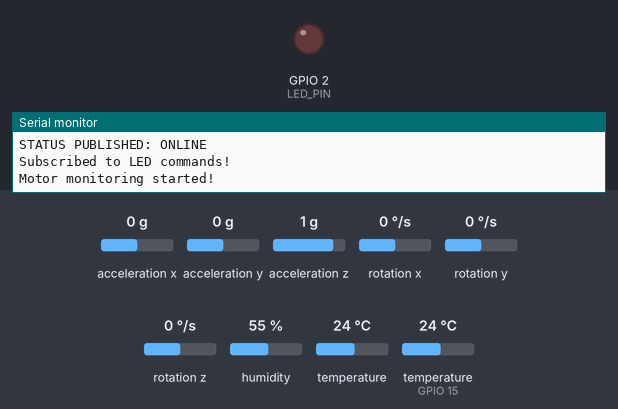
Recording of a sketch running on a simulated ESP32. Parts: output pins drawn as LEDs (lit = HIGH), the last lines printed to the serial monitor. The inputs (shaded band) are chosen by the test bench; at power-on: acceleration x 0 g, acceleration y 0 g, acceleration z 1 g, rotation x 0 °/s, rotation y 0 °/s, rotation z 0 °/s, humidity 55 %, temperature 24 °C, temperature (sensor on GPIO 15) 24 °C. WiFi joins after 1.5 s; servers stay silent unless stated; the local clock reads 2024-03-15 10:24:30 at power-on unless the sketch sets it; no MQTT or app messages arrive unless stated.

Above: at 2.7 s.
2.8 s: acceleration x set to -0.8 g
6.5 s: acceleration x set to -1.1 g
At 10.8 s:
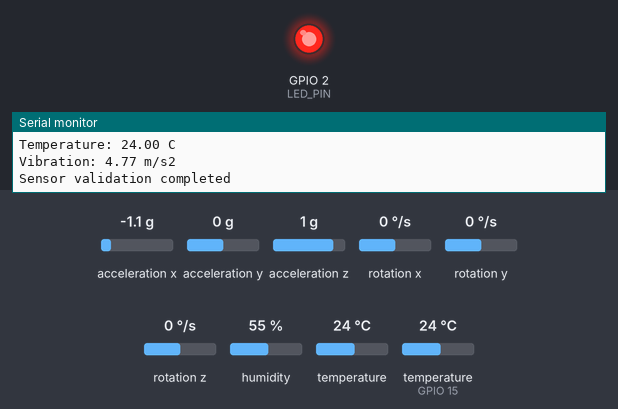
Timing chart, 0 to 12.3 s (numbered marks = the images above; inputs shaded):
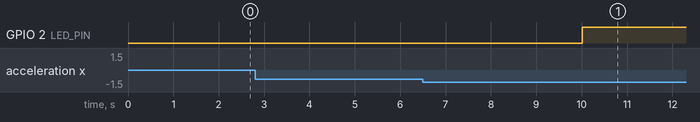

The sketch:

sketch.ino
```cpp
#include <WiFi.h>
#include <WiFiClientSecure.h>
#include <PubSubClient.h>
#include <DHT.h>
#include <Wire.h>
#include <Adafruit_MPU6050.h>
#include <Adafruit_Sensor.h>
#include <math.h>
#include <time.h>

// ===== WIFI =====
const char* WIFI_SSID = "Wokwi-GUEST";
const char* WIFI_PASSWORD = "";

// ===== EMQX CLOUD =====
const char* MQTT_SERVER = "youremqxhost";
const int MQTT_PORT = 8883;

const char* MQTT_USERNAME = "your username";
const char* MQTT_PASSWORD = "your password";
const char* MQTT_CLIENT_ID = "clientid";

// ===== CA CERTIFICATE =====
static const char MQTT_CA[] = R"EOF(
-----BEGIN CERTIFICATE-----
MIIDjjCCAnagAwIBAgIQAzrx5qcRqaC7KGSxHQn65TANBgkqhkiG9w0BAQsFADBh
MQswCQYDVQQGEwJVUzEVMBMGA1UEChMMRGlnaUNlcnQgSW5jMRkwFwYDVQQLExB3
d3cuZGlnaWNlcnQuY29tMSAwHgYDVQQDExdEaWdpQ2VydCBHbG9iYWwgUm9vdCBH
MjAeFw0xMzA4MDExMjAwMDBaFw0zODAxMTUxMjAwMDBaMGExCzAJBgNVBAYTAlVT
MRUwEwYDVQQKEwxEaWdpQ2VydCBJbmMxGTAXBgNVBAsTEHd3dy5kaWdpY2VydC5j
b20xIDAeBgNVBAMTF0RpZ2lDZXJ0IEdsb2JhbCBSb290IEcyMIIBIjANBgkqhkiG
9w0BAQEFAAOCAQ8AMIIBCgKCAQEAuzfNNNx7a8myaJCtSnX/RrohCgiN9RlUyfuI
2/Ou8jqJkTx65qsGGmvPrC3oXgkkRLpimn7Wo6h+4FR1IAWsULecYxpsMNzaHxmx
1x7e/dfgy5SDN67sH0NO3Xss0r0upS/kqbitOtSZpLYl6ZtrAGCSYP9PIUkY92eQ
q2EGnI/yuum06ZIya7XzV+hdG82MHauVBJVJ8zUtluNJbd134/tJS7SsVQepj5Wz
tCO7TG1F8PapspUwtP1MVYwnSlcUfIKdzXOS0xZKBgyMUNGPHgm+F6HmIcr9g+UQ
vIOlCsRnKPZzFBQ9RnbDhxSJITRNrw9FDKZJobq7nMWxM4MphQIDAQABo0IwQDAP
BgNVHRMBAf8EBTADAQH/MA4GA1UdDwEB/wQEAwIBhjAdBgNVHQ4EFgQUTiJUIBiV
5uNu5g/6+rkS7QYXjzkwDQYJKoZIhvcNAQELBQADggEBAGBnKJRvDkhj6zHd6mcY
1Yl9PMWLSn/pvtsrF9+wX3N3KjITOYFnQoQj8kVnNeyIv/iPsGEMNKSuIEyExtv4
NeF22d+mQrvHRAiGfzZ0JFrabA0UWTW98kndth/Jsw1HKj2ZL7tcu7XUIOGZX1NG
Fdtom/DzMNU+MeKNhJ7jitralj41E6Vf8PlwUHBHQRFXGU7Aj64GxJUTFy8bJZ91
8rGOmaFvE7FBcf6IKshPECBV1/MUReXgRPTqh5Uykw7+U0b6LJ3/iyK5S9kJRaTe
pLiaWN0bfVKfjllDiIGknibVb63dDcY3fe0Dkhvld1927jyNxF1WW6LZZm6zNTfl
MrY=
-----END CERTIFICATE-----

)EOF";


const bool TEST_INVALID_TEMPERATURE = false;

// ===== MQTT TOPICS =====
const char* TOPIC_STATUS = "factory/motor/status";
const char* TOPIC_TEMP = "factory/motor/temperature";
const char* TOPIC_VIB = "factory/motor/vibration";
const char* TOPIC_COMMAND = "factory/motor/command";

// ===== PINS =====
#define DHT_PIN 15
#define LED_PIN 2
#define SDA_PIN 21
#define SCL_PIN 22

// ===== THRESHOLDS =====
const float TEMP_LIMIT = 40.0;
const float VIB_LIMIT = 4.0;

// ===== SENSORS =====
DHT dht(DHT_PIN, DHT22);
Adafruit_MPU6050 mpu;
bool mpuReady = false;

// ===== MQTT =====
WiFiClientSecure espClient;
PubSubClient mqttClient(espClient);

unsigned long lastSensorRead = 0;
const unsigned long SENSOR_INTERVAL = 5000;

// ===== LED CONTROL =====
bool manualLedOn = false;
bool automaticAlert = false;

void updateLED() {
  bool ledOn = manualLedOn || automaticAlert;

  digitalWrite(LED_PIN, ledOn ? HIGH : LOW);

  Serial.print("LED: ");
  Serial.println(ledOn ? "ON" : "OFF");
}

// ===== RECEIVE NODE-RED COMMANDS =====
void mqttCallback(char* topic, byte* payload, unsigned int length) {

  if (String(topic) != TOPIC_COMMAND) {
    return;
  }

  String command = "";

  for (unsigned int i = 0; i < length; i++) {
    command += (char)payload[i];
  }

  command.trim();
  command.toUpperCase();

  Serial.print("Command received from Node-RED: ");
  Serial.println(command);

  if (command == "ON") {
    manualLedOn = true;
  }
  else if (command == "OFF") {
    manualLedOn = false;
  }
  else {
    Serial.println("Unknown command!");
    return;
  }

  updateLED();
}

// ===== WIFI =====
void connectWiFi() {
  Serial.print("Connecting to WiFi");

  WiFi.mode(WIFI_STA);
  WiFi.begin(WIFI_SSID, WIFI_PASSWORD);

  while (WiFi.status() != WL_CONNECTED) {
    delay(500);
    Serial.print(".");
  }

  Serial.println();
  Serial.println("WiFi connected!");
}

// ===== CLOCK SYNCHRONIZATION =====
bool synchronizeClock() {
  Serial.print("Synchronizing time");

  configTime(0, 0, "pool.ntp.org", "time.google.com");

  unsigned long start = millis();

  while (time(nullptr) < 1700000000L &&
         millis() - start < 20000) {
    delay(500);
    Serial.print(".");
  }

  if (time(nullptr) < 1700000000L) {
    Serial.println(" FAILED!");
    return false;
  }

  Serial.println(" OK!");
  return true;
}

// ===== MQTT =====
void connectMQTT() {
  while (!mqttClient.connected()) {

    if (WiFi.status() != WL_CONNECTED) {
      connectWiFi();
    }

    Serial.print("Connecting to EMQX...");

    bool connected = mqttClient.connect(
      MQTT_CLIENT_ID,
      MQTT_USERNAME,
      MQTT_PASSWORD,
      TOPIC_STATUS,
      1,
      true,
      "OFFLINE"
    );

    if (connected) {
      Serial.println("connected!");

      mqttClient.publish(
        TOPIC_STATUS,
        "ONLINE",
        true
      );

      Serial.println("STATUS PUBLISHED: ONLINE");

      if (mqttClient.subscribe(TOPIC_COMMAND)) {
        Serial.println("Subscribed to LED commands!");
      } else {
        Serial.println("Failed to subscribe to commands!");
      }

    } else {
      Serial.print("FAILED. MQTT state = ");
      Serial.println(mqttClient.state());
      delay(5000);
    }
  }
}

// ===== TEMPERATURE AND VIBRATION =====
void readSensors() {

  // Normal DHT22 reading
  float temperature = dht.readTemperature();

  // ===== NEW: SIMULATE SENSOR FAILURE =====
  if (TEST_INVALID_TEMPERATURE) {
    temperature = NAN;
    Serial.println("TEST: DHT22 failure simulated");
  }

  // ===== TEMPERATURE VALIDATION =====
  bool tempValid =
    isfinite(temperature) &&
    temperature >= -40.0 &&
    temperature <= 80.0;

  // ===== MPU6050 =====
  float vibration = NAN;

  if (mpuReady) {
    sensors_event_t a, g, temp;
    mpu.getEvent(&a, &g, &temp);

    float x = a.acceleration.x;
    float y = a.acceleration.y;
    float z = a.acceleration.z;

    float magnitude = sqrt(x*x + y*y + z*z);
    vibration = fabs(magnitude - 9.81);
  }

  bool vibValid =
    isfinite(vibration) &&
    vibration >= 0 &&
    vibration <= 100;

  // ===== AUTOMATIC LED =====
  bool alert =
    !tempValid ||
    !vibValid ||
    (tempValid && temperature >= TEMP_LIMIT) ||
    (vibValid && vibration >= VIB_LIMIT);

  automaticAlert = alert;
  updateLED();

  // ===== SERIAL MONITOR =====
  Serial.println("------------------------");

  if (tempValid) {
    Serial.print("Temperature: ");
    Serial.print(temperature);
    Serial.println(" C");
  } else {
    Serial.println("Temperature: SENSOR ERROR");
  }

  if (vibValid) {
    Serial.print("Vibration: ");
    Serial.print(vibration);
    Serial.println(" m/s2");
  } else {
    Serial.println("Vibration: SENSOR ERROR");
  }

  // ===== PUBLISH TO EMQX =====
  if (mqttClient.connected()) {
    char message[20];

    if (tempValid) {
      snprintf(message, sizeof(message), "%.2f", temperature);
      mqttClient.publish(TOPIC_TEMP, message);
    } else {
      Serial.println(
        "Invalid temperature: MQTT publish skipped"
      );
    }

    if (vibValid) {
      snprintf(message, sizeof(message), "%.2f", vibration);
      mqttClient.publish(TOPIC_VIB, message);
    } else {
      Serial.println(
        "Invalid vibration: MQTT publish skipped"
      );
    }

    Serial.println("Sensor validation completed");
  }
}

// ===== SETUP =====
void setup() {
  Serial.begin(115200);

  pinMode(LED_PIN, OUTPUT);
  digitalWrite(LED_PIN, LOW);

  dht.begin();

  Wire.begin(SDA_PIN, SCL_PIN);
  mpuReady = mpu.begin();

  if (mpuReady) {
    Serial.println("MPU6050 ready!");
  } else {
    Serial.println("MPU6050 not detected!");
  }

  connectWiFi();

  // ===== TLS CERTIFICATE VERIFICATION =====
  if (!synchronizeClock()) {
    Serial.println("TLS setup stopped: invalid clock.");
    while (true) {
      delay(1000);
    }
  }

  espClient.setCACert(MQTT_CA);

  mqttClient.setServer(MQTT_SERVER, MQTT_PORT);
  mqttClient.setKeepAlive(60);
  mqttClient.setCallback(mqttCallback);

  connectMQTT();

  Serial.println("Motor monitoring started!");
}

// ===== LOOP =====

void loop() {

  // ===== WIFI INTERRUPTION TEST =====
  static bool testDone = false;

  // Start test once, after 20 seconds
  if (!testDone && millis() >= 20000 &&
      mqttClient.connected()) {

    testDone = true;

    Serial.println("TEST: WiFi disconnected!");

    // Turn off the ESP32 WiFi
    WiFi.disconnect(true);

    // Keep WiFi off long enough for MQTT Last Will
    delay(110000);

    Serial.println("TEST: WiFi restored!");

    // Restore WiFi radio.
    // Existing reconnection code will connect automatically.
    WiFi.mode(WIFI_STA);
  }

  // ===== ORIGINAL CODE =====
  if (WiFi.status() != WL_CONNECTED) {
    connectWiFi();
  }

  if (!mqttClient.connected()) {
    connectMQTT();
  }

  mqttClient.loop();

  if (millis() - lastSensorRead >= SENSOR_INTERVAL) {
    lastSensorRead = millis();
    readSensors();
  }

  delay(10);
}
```

Measured:
- the behaviour switches between -0.9 and -1 g on acceleration x (found by bisection; images 0 and 1)
- after the input at 6.5 s, GPIO 2 (LED_PIN): LOW → HIGH after 3.5 s
